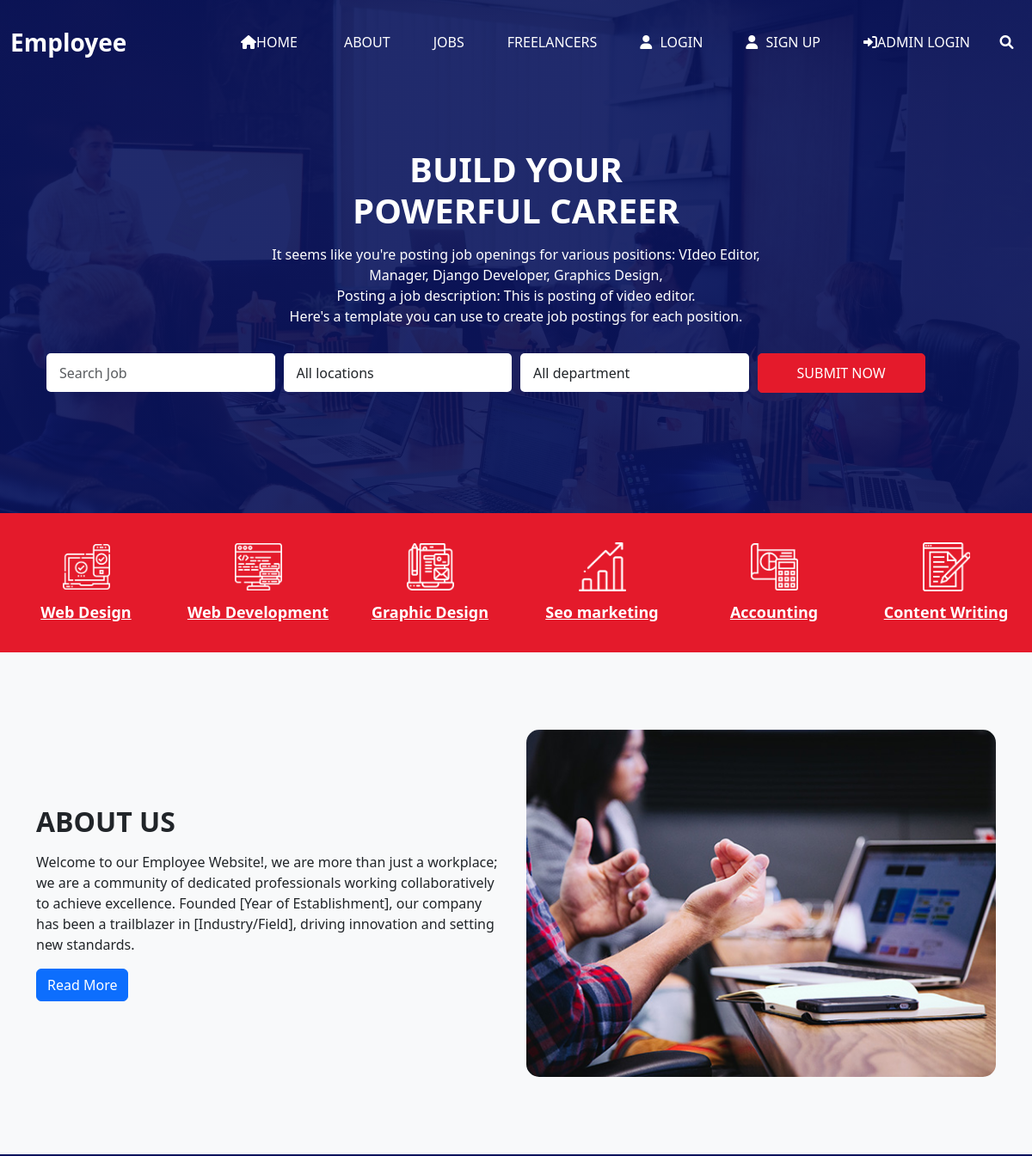
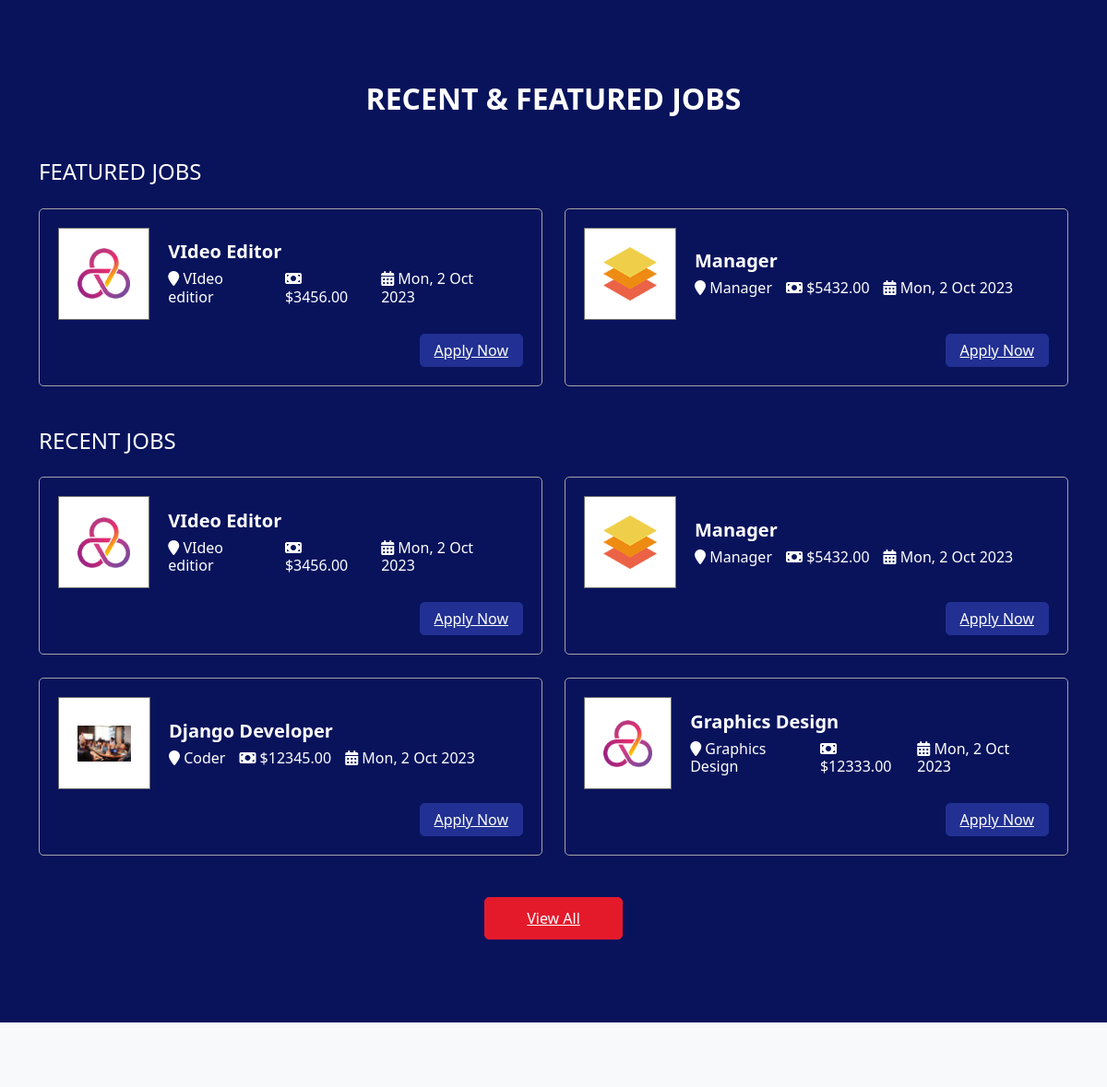
Before: / (upper part) with the older database file (2 pictures, top to bottom).
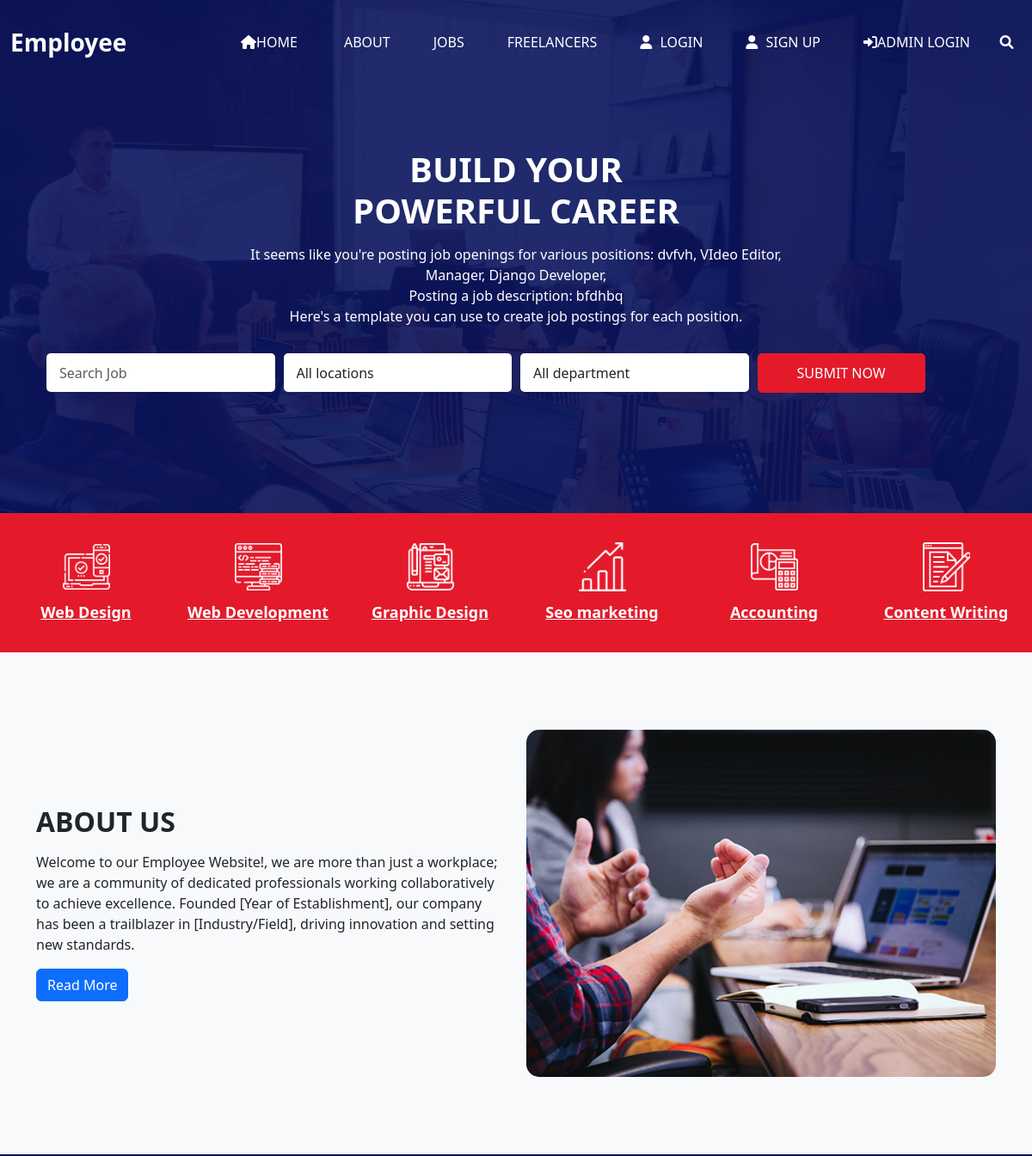
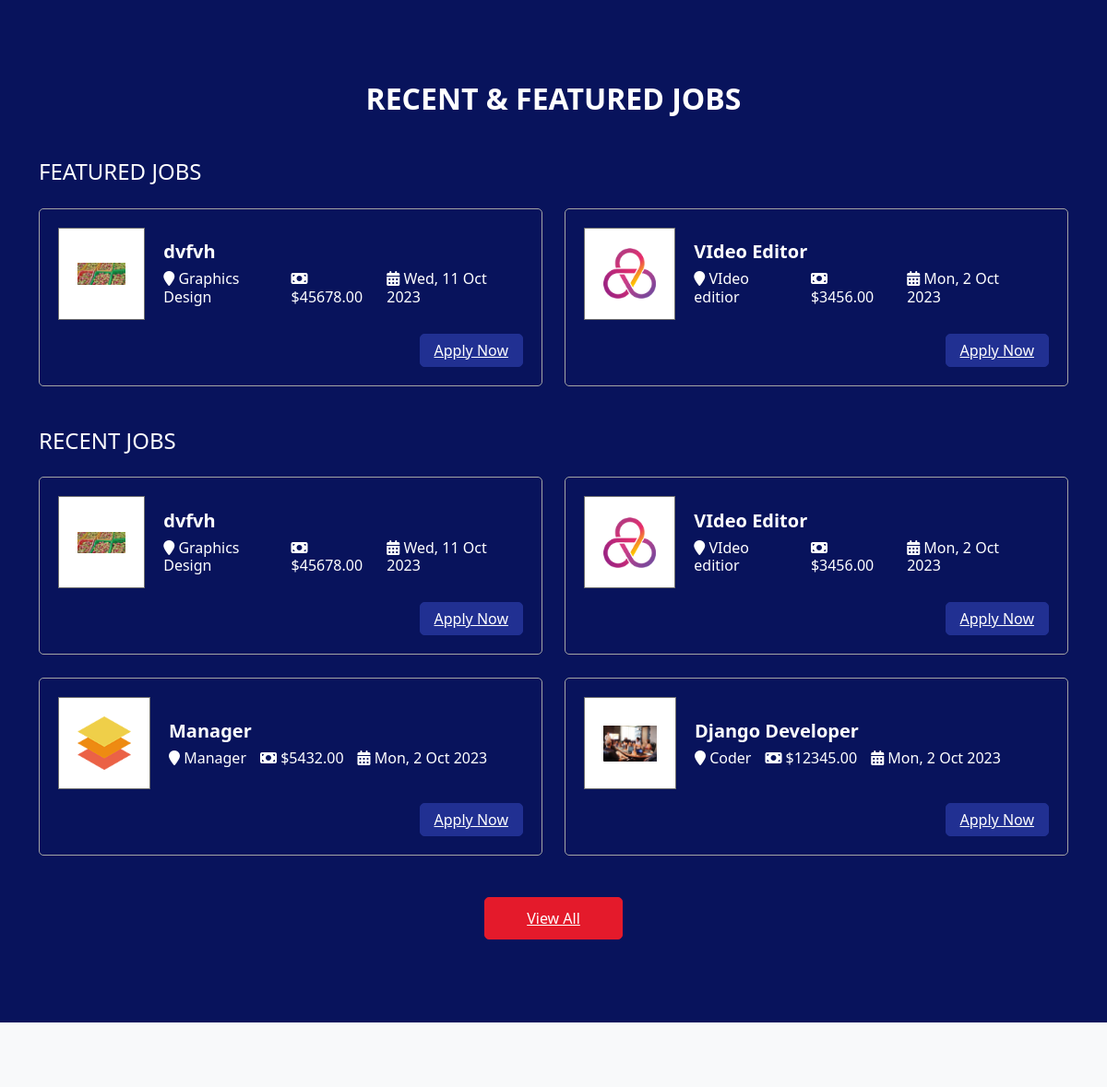
After: the same page with the newer database file (2 pictures, top to bottom).
### web_app/model.py (models this page shows, shortened)
class JobPosting(models.Model):
     STATUS_CHOICES = [
          ("active", "Active"),
          ("in_active", "Inactive"),
     ]
     title = models.CharField(max_length=200)
     company = models.CharField(max_length=100)
     feature_image = models.ImageField(upload_to="Job_post_images/%Y/%m/%d", blank=False)
     status = models.CharField(max_length=20, choices=STATUS_CHOICES, default="active")
     description = models.TextField()
     salary = models.DecimalField(max_digits=10, decimal_places=2)
     posted_at = models.DateTimeField(auto_now_add=True)
     views_count = models.PositiveBigIntegerField(default=0)
     category = models.ForeignKey(JobCategory, on_delete=models.CASCADE)
     location = models.ManyToManyField(JobLocation)

class JobCategory(models.Model):
     name = models.CharField(max_length=100)

### web_app/views.py (the view)
# urls.py: path("", HomeView.as_view(), name="index"),
class HomeView(ListView):
    model = JobPosting,EmployeeDetail,JobLocation
    template_name = "index.html"
    context_object_name = "posts"
    queryset = JobPosting.objects.filter(
        posted_at__isnull=False, status="active"
    ).order_by("-posted_at")
    def get_context_data(self, **kwargs):
        context = super().get_context_data(**kwargs)
        context["recent_posts"] = JobPosting.objects.filter(
            posted_at__isnull=False, status="active"
        ).order_by("-posted_at")[:4]
        context["featured_posts"] = JobPosting.objects.filter(
            posted_at__isnull=False, status="active"
        ).order_by("-posted_at")[:2]
        context["freelancer_posts"] = EmployeeDetail.objects.filter(
        ).order_by("-join_date")[:3]
        context["trending_posts"] = JobPosting.objects.filter(posted_at__isnull = False, status = "active").order_by("-posted_at")[:4]
        context["trending_post"] = JobPosting.objects.filter(posted_at__isnull = False, status = "active").order_by("-posted_at")[:1]
        context["locations"] = JobLocation.objects.all()
        context["department"] = JobPosting.objects.all()
        return context

### templates/index.html (shortened to what this page needs)
{% extends "base.html" %}
{% load static %}
{% block content %}
{% include 'header.html' %}
<main>
     {% include "home/silder_section.html" %}
     {% include "home/category_section.html" %}
     {% include "home/about_section.html" %}
     {% include "home/job_section.html" %}
     {% include "home/expert_section.html" %}
     {% include 'home/info_section.html' %}
{% endblock content %}

### templates/home/silder_section.html (shortened to what this page needs)
{% load static %}
<section class="slider_section ">
  <div class="container ">
    <div class="row">
      <div class="col-lg-7 col-md-8 mx-auto">
        <div class="detail-box">
          <h1>
            Build Your <br>
            POWERFUL CAREER
          </h1>
          <p>It seems like you're posting job openings for various positions:
            {% for trending_post in trending_posts %}
            {{ trending_post.title}},
            {% endfor %}<br>
            Posting a job description:
            {% for trending_posts in trending_post%}
            {{trending_posts.description}}
            {% endfor %}<br>
             Here's a template you can use to create job postings for each
            position.
          </p>
        </div>
      </div>
    </div>
    <div class="find_container ">
      <div class="container">
        <div class="row">
          <div class="col">
            <form action="{% url 'job-post-search' %}" method="get">
              <div class="form-row ">
                <div class="form-group col-lg-3">
                  <input type="text" class="form-control" id="inputPatientName" placeholder="Search Job" name="query">
                </div>
                <div class="form-group col-lg-3">
                  <select name="" class="form-control wide" id="inputDoctorName">
                    <option value="Normal distribution ">All locations </option>
                  </select>
                </div>
                <div class="form-group col-lg-3">
                  <select name="" class="form-control wide" id="inputDepartmentName">
                    <option value="Normal distribution ">All department</option>
                  </select>
                </div>
                <div class="form-group col-lg-3">
                  <div class="btn-box">
                    <button type="submit" class="btn ">Submit Now</button>
                  </div>
                </div>
              </div>
            </form>
          </div>
        </div>
      </div>
    </div>
  </div>
</section>

### templates/home/job_section.html
{% load static %}
<section class="job_section layout_padding">
  <div class="container">
    <div class="heading_container heading_center">
      <h2>
        RECENT & FEATURED JOBS
      </h2>
    </div>
    <div class="job_container">
      <h4 class="job_heading">
        Featured Jobs
      </h4>
      <div class="row">
        {% for featured_post in featured_posts %}
        <div class="col-lg-6">
          <div class="box">
            <div class="job_content-box">
              <div class="img-box">
                <img src="{{featured_post.feature_image.url}}" alt="{{ featured_post.title}}">
              </div>
              <div class="detail-box">
                <h5>
                  {{featured_post.title}}
                </h5>
                <div class="detail-info">
                  <h6>
                    <i class="fa fa-map-marker" aria-hidden="true"></i>
                    <span>
                      {{featured_post.category.name}}
                    </span>
                  </h6>
                  <h6>
                    <i class="fa fa-money" aria-hidden="true"></i>
                    <span>
                      ${{featured_post.salary}}
                    </span>
                  </h6>
                  <h6>
                    <i class="fa fa-calendar-alt"></i>
                    <span>{{featured_post.posted_at|date:" D, j M Y"}}
                    </span>
                  </h6>
                </div>
              </div>
            </div>
            <div class="option-box">
              <a href="{% url 'apply' %}" class="apply-btn">
                Apply Now
              </a>
            </div>
          </div>
        </div>
        {% endfor %}
      </div>
    </div>
    <div class="job_container">
      <h4 class="job_heading">
        Recent Jobs
      </h4>
      <div class="row">
        {% for recent_post in recent_posts %}
        <div class="col-lg-6">
          <div class="box">
            <div class="job_content-box">
              <div class="img-box">
                <img src="{{recent_post.feature_image.url}}" alt="{{ recent_post.title}}">
              </div>
              <div class="detail-box">
                <h5>
                  {{recent_post.title}}
                </h5>
                <div class="detail-info">
                  <h6>
                    <i class="fa fa-map-marker" aria-hidden="true"></i>
                    <span>
                      {{recent_post.category.name}}
                    </span>
                  </h6>
                  <h6>
                    <i class="fa fa-money" aria-hidden="true"></i>
                    <span>
                      ${{recent_post.salary}}
                    </span>
                  </h6>
                  <h6>
                    <i class="fa fa-calendar-alt"></i>
                    <span>{{recent_post.posted_at|date:" D, j M Y"}}
                    </span>
                  </h6>
                </div>
              </div>
            </div>
            <div class="option-box">
              <a href="{% url 'apply' %}" class="apply-btn">
                Apply Now
              </a>
            </div>
          </div>
        </div>
        {% endfor %}
      </div>
    </div>
    <div class="btn-box">
      <a href="">
        View All
      </a>
    </div>
  </div>
</section>

Changed rows visible on the page:
no longer on one of the page's lists (row unchanged): JobPosting: description "This is posting of video editor."
no longer on one of the page's lists (row unchanged): JobPosting: title "Manager", category.name "Manager", salary "5432.00", posted_at "Mon, 2 Oct 2023"
no longer on this page (row unchanged): JobPosting: title "Graphics Design", feature_image (picture), category.name "Graphics Design", salary "12333.00", posted_at "Mon, 2 Oct 2023"
added JobPosting: title "dvfvh", description "bfdhbq", feature_image (picture), category.name "Graphics Design", salary "45678.00", posted_at "Wed, 11 Oct 2023"
